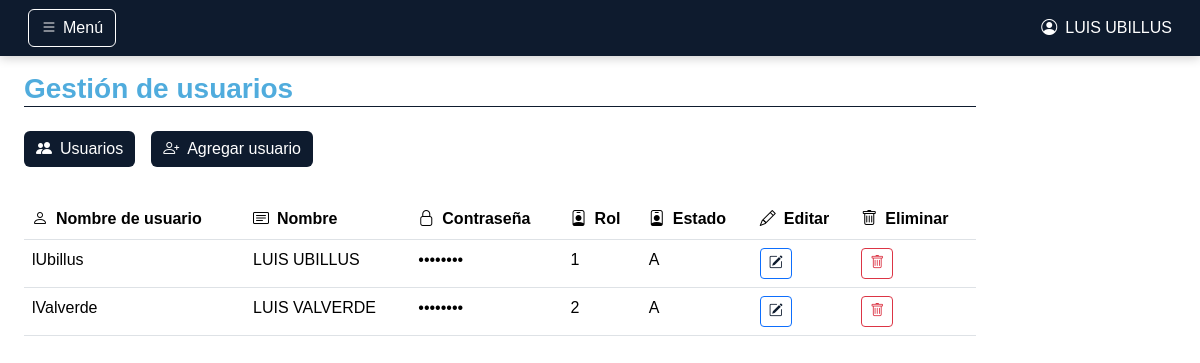
/public/system/employer.php (signed in), run on the app's committed database.
### tables this page shows
CREATE TABLE `employer` (
  `idEmployer` int(11) NOT NULL,
  `userNameEmployer` varchar(20) NOT NULL,
  `name` varchar(50) NOT NULL,
  `password` varchar(255) NOT NULL,
  `rolId` int(11) NOT NULL,
  `state` varchar(1) NOT NULL
);

### public/system/employer.php (called while the page is built, shortened)
<?php
require_once $_SERVER['DOCUMENT_ROOT']."/preval_web/controllers/EmployerController.php";
$employerController = new EmployerController();
$employerController->processRequest();
$employers = $employerController->getEmployers();
require_once $_SERVER['DOCUMENT_ROOT']."/preval_web/views/system/employer.php";
?>

### controllers/EmployerController.php (called while the page is built, shortened)
<?php
require_once $_SERVER["DOCUMENT_ROOT"]."/preval_web/models/Employer.php";
class EmployerController {
    private $employers = null;
    public function processRequest() {
        if ($_SERVER['REQUEST_METHOD'] == 'GET') {
            $this->processGetRequest();
        } elseif ($_SERVER['REQUEST_METHOD'] == 'POST') {
            $this->processPostRequest();
        }
    }
    private function processGetRequest() {
        try {
            $conexion = (new Conexion())->conectar();
            $employerModel = new Employer();
            $this->employers = $employerModel->getAllEmployers($conexion);
        } catch (Exception $e) {
            FlashMessage::set('error', $e->getMessage());
        } finally {
            if (isset($conexion) && $conexion instanceof mysqli) {
                $conexion->close();
            }
        }
    }
    public function getEmployers() {
        return $this->employers;
    }
}

### models/Employer.php (called while the page is built, shortened)
<?php
class Employer
{
    public function getAllEmployers($conexion)
    {
        try {
            $stmt = $conexion->prepare("SELECT * FROM employer");
            if (!$stmt->execute()) {
                throw new Exception("Error executing statement: " . $stmt->error);
            }
            $result = $stmt->get_result();
            $employers = [];
            while ($employer = $result->fetch_object()) {
                $employers[] = $employer;
            }
            return $employers;
        } catch (Exception $e) {
            throw $e;
        } finally {
            if (isset($stmt)) {
                $stmt->close();
            }
        }
    }
}

### views/system/employer.php (the view, shortened to what this page needs)
<!DOCTYPE html>
<html lang="en">
<head>
  <link href="https://cdn.jsdelivr.net/npm/bootstrap@5.3.3/dist/css/bootstrap.min.css" rel="stylesheet">
  <link rel="stylesheet" href="https://cdn.jsdelivr.net/npm/bootstrap-icons@1.13.1/font/bootstrap-icons.min.css">
</head>
<body>
<?php
require_once $_SERVER["DOCUMENT_ROOT"]."/preval_web/parcials/employerNab.php";
?>
<main class="col-sm-12 col-md-9 col-lg-10 px-4 py-3">
  <h3 class="title">Gestión de usuarios</h3>
  <div class="btn-container">
    <button class="btn btn-custom-primary" type="button" data-bs-toggle="collapse" data-bs-target="#userTableCollapse" aria-expanded="true" aria-controls="userTableCollapse">
      <i class="bi bi-people-fill me-2"></i>Usuarios
    </button>
    <button class="btn btn-custom-primary" type="button" data-bs-toggle="collapse" data-bs-target="#userFormCollapse" aria-expanded="false" aria-controls="userFormCollapse">
      <i class="bi bi-person-plus me-2"></i>Agregar usuario
    </button>
  </div>
  <div class="collapse show" id="userTableCollapse">
    <div class="table-responsive">
      <table class="table table-custom table-hover">
        <thead>
          <tr>
            <th><i class="bi bi-person me-2"></i>Nombre de usuario</th>
            <th><i class="bi bi-card-text me-2"></i>Nombre</th>
            <th><i class="bi bi-lock me-2"></i>Contraseña</th>
            <th><i class="bi bi-person-badge me-2"></i>Rol</th>
            <th><i class="bi bi-person-badge me-2"></i>Estado</th>
            <th><i class="bi bi-pencil me-2"></i>Editar</th>
            <th><i class="bi bi-trash me-2"></i>Eliminar</th>
          </tr>
        </thead>
        <tbody>
          <?php if(empty($employers)): ?>
            <tr>
              <td colspan="6" class="text-center">No hay registros</td>
            </tr>
          <?php else: ?>
            <?php foreach($employers as $employer): ?>
              <tr>
                <td><?= $employer->userNameEmployer ?></td>
                <td><?= $employer->name ?></td>
                <td>••••••••</td>
                <td><?= $employer->rolId ?></td>
                <td><?= $employer->state ?></td>
                <td>
                  <a href="#" class="btn btn-sm btn-outline-primary"
                    onclick="editEmployer(
                      '<?= htmlspecialchars($employer->userNameEmployer, ENT_QUOTES) ?>',
                      '<?= htmlspecialchars($employer->name, ENT_QUOTES) ?>',
                      '<?= htmlspecialchars($employer->rolId, ENT_QUOTES) ?>',
                      '<?= htmlspecialchars($employer->idEmployer, ENT_QUOTES) ?>',
                      '<?= htmlspecialchars($employer->state, ENT_QUOTES) ?>')">
                    <i class="bi bi-pencil-square"></i>
                  </a>
                </td>
                <td>
                 <a href="#" class="btn btn-sm btn-outline-danger"
                  onclick="deleteEmployer(event, '<?= htmlspecialchars($employer->idEmployer, ENT_QUOTES) ?>')">
                  <i class="bi bi-trash"></i>
                </a>
                </td>
              </tr>
            <?php endforeach; ?>
          <?php endif; ?>
        </tbody>
      </table>
    </div>
  </div>
</main>
</body>
</html>

### views/system/employer.php (style rules this page uses)
:root { --primaryColor: #0e1b2e; --secundaryColor: #50acdd; --textColor: #fff; --fontFamily: 'Poppins', sans-serif; }
body { font-family: var(--fontFamily); }
.btn-custom-primary { background-color: var(--primaryColor); color: var(--textColor); border: none; transition: all 0.3s ease; }
.table-custom thead { background-color: var(--primaryColor); color: var(--textColor); }
.btn-container { display: flex; gap: 1rem; margin-bottom: 2rem; }
h3 { color: var(--primaryColor); margin-bottom: 1.5rem; font-weight: 600; }
.bi-pencil-square { color: var(--primaryColor); }
.title { color: var(--secundaryColor); border-bottom: 1px solid var(--primaryColor); }

### parcials/employerNab.php (style rules this page uses)
:root { --primaryColor: #0e1b2e; --secundaryColor: #50acdd; --textColor: #fff; --fontFamily: 'Poppins', sans-serif; }

### data on the page
employer: userNameEmployer "lUbillus", name "LUIS UBILLUS", rolId "1", state "A"
employer: userNameEmployer "lValverde", name "LUIS VALVERDE", rolId "2", state "A"

### other printed values
$_SESSION['name'] "LUIS UBILLUS"
